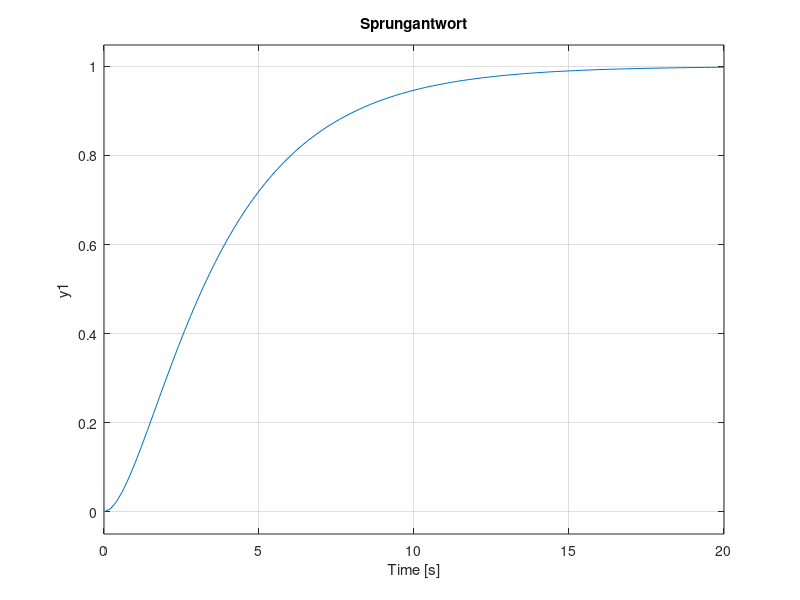

This figure's MATLAB source:
% Berechnung des Bodediagramms für eine gegebene Übertragungsfunktion G(s)

% Definieren des Frequenzvektors w
w = 0.01:0.01:100; % rad/s

% Parameter des Systems
K = 1;
T1 = 1;
T2 = 3;
a = 1;
b = 1;
c = 1;

% Berechnung in MATLAB
s = tf('s'); % Übertragungsfunktion aus der Toolbox

% ÜBERTRAGUNGSFUNKTION
G = K/((1+T1*s)*(1+T2*s));

% Bode-Befehl in MATLAB
h = figure;
subplot(2, 2, 1);
bode(G, w);
grid on;
title('Bode-Diagramm');

% Nyquist-Befehl in MATLAB
subplot(2, 2, 2);
nyquist(G, w);
grid on;
title('Nyquist-Diagramm');

% Pole-Nullstellen-Plan Befehl in MATLAB
subplot(2, 2, 3);
pzmap(G,'r');
grid on;
title('Pole-Nullstellen-Plan');

% Sprungantwort Befehl in MATLAB
subplot(2, 2, 4);
step(G);
grid on;
title('Sprungantwort');
